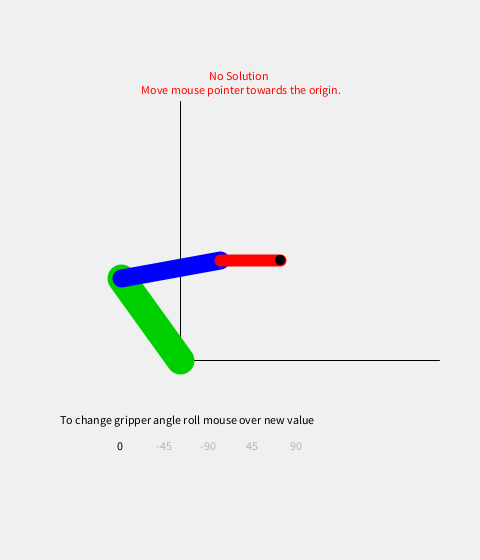
Frame 1 (no input)
Frame 60 (the mouse pressed at the canvas centre just before this capture): identical to frame 1, image omitted
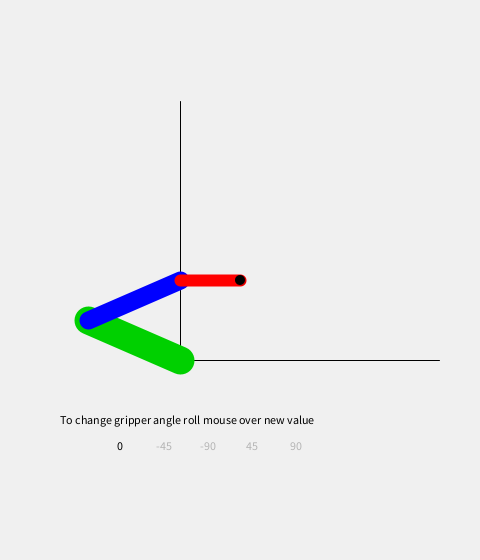
Frame 120 (the mouse held since frame 60 and released just before this capture)

The Processing sketch that drew these frames (run headless with seeded random() and noise(); from frame 60 on, the mouse is pressed at the canvas centre):

// Processing sketch: robot_arm_inverse
// ── robot_arm_inverse.pde
/*
  Author: Xiaotian Dai
  Date: April 2021
  Credit: this project is based on an inverse kinematics demo by Diego Pontones (www.maquinapensante.com).
*/

int nLinks = 3;
int nGripperAngles = 5;
int GripperAngle[] = {0, -45, -90, 45, 90};
int linkStrokeW[] = {28, 18, 12};
int linkColor[] = {#00D000, #0000FF, #FF0000};
int l[] = {0, 100, 100, 60};
int h0 = 180; // Arm Origen in Screen Coordinates
int v0 = 360; // Arm Origen in Screen Coordinates
int currGripper = 0;

float[] w = new float[nLinks]; // horizontal coordinate, corresponds to P0, P1, P2 etc
float[] z = new float[nLinks]; // vertical coordinate
float[] a = new float[nLinks]; // angle for the link, reference is previous link
float tw, tz;   // target coordinate for the actuator (gripper)
float tw0, tz0; // Previous target coordinate for the actuator (gripper) that was inside the robot reach
float l12;
float a12;




void setup() {
  size(480, 560); //drawing window size
  smooth(); 
  w[0] = 0;  // Set Origen
  z[0] = 0;  // Set Origen
  tw0=100; // Initiakl Target
  tz0=100;
}

void draw() {
  background(240);
  checkMouseInMenu(mouseX, mouseY);
  drawGripperMenu();
  drawAxes();
  tw = mouseX - h0;
  tz = v0 - mouseY ;
  calcP2();
  if (l12 > l[1]+l[2]) {
    textAlign(CENTER); 
    fill(#FF0000);
    text("No Solution \n Move mouse pointer towards the origin.", 240, 80);
    tw=tw0;
    tz=tz0;
    calcP2();
  }
    calcP1();
    drawLinks();
    tw0=tw;
    tz0=tz;
}

void drawAxes(){
  strokeWeight(1);
  stroke(0);
  line(h0, v0, h0+259,v0);
  line(h0, v0, h0,v0-259);
}





/* GUI related functions */
void checkMouseInMenu(float hin, float vin){
  int H = 120;
  if((vin>436) && (vin<454)) { 
      for(int i=0; i<nGripperAngles; i++) {  
        if((hin>H-20) && (hin<H+20)) {
          currGripper=i;
        }
      H=H+44;  
    }
  }
}

void drawGripperMenu() {
  textAlign(CENTER);
  // text("Robot Arm Inverse Kinematics Algorithm Simulation", 250, 34);

  int H = 60;
  int V = 424;
  fill(0);
  textAlign(LEFT);  
  text("To change gripper angle roll mouse over new value",H,V);
  textAlign(CENTER);
  H = 120;
  V = 450;
  for(int i=0; i<nGripperAngles; i++) {  
    if(i == currGripper) {
      fill(0);
    }else {
      fill(180);  
    }
    text(GripperAngle[i], H, V);
    H = H+44;  
  }
}

/* inverse kinematics */
void calcP2(){
  w[2]=tw-cos(radians(GripperAngle[currGripper]))*l[3];
  z[2]=tz-sin(radians(GripperAngle[currGripper]))*l[3];
  l12 = sqrt(sq(w[2])+sq(z[2]));
}

void calcP1(){
  a12=atan2(z[2],w[2]);
  a[1]=acos((sq(l[1])+sq(l12)-sq(l[2]))/(2*l[1]*l12))+a12;
  w[1]=cos(a[1])*l[1];
  z[1]=sin(a[1])*l[1];
}

void drawLinks(){
  for (int i=0; i<2; i++) {  
    strokeWeight(linkStrokeW[i]);
    stroke(linkColor[i]);
    line(h0+w[i], v0-z[i], h0+w[i+1], v0-z[i+1]);
  }
  strokeWeight(linkStrokeW[2]);
  stroke(linkColor[2]);
  line(h0+w[2], v0-z[2], h0+tw, v0-tz);
  fill(0);
  strokeWeight(0);
  stroke(0);
  ellipse(h0+ tw,v0- tz,10,10);
}
